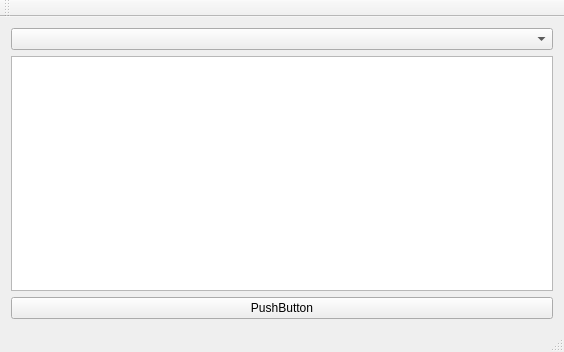
<?xml version="1.0" encoding="UTF-8"?>
<ui version="4.0">
 <class>MainWindow</class>
 <widget class="QMainWindow" name="MainWindow">
  <property name="geometry">
   <rect>
    <x>0</x>
    <y>0</y>
    <width>564</width>
    <height>352</height>
   </rect>
  </property>
  <property name="windowTitle">
   <string>MainWindow</string>
  </property>
  <widget class="QWidget" name="centralWidget">
   <layout class="QVBoxLayout" name="verticalLayout_2">
    <item>
     <layout class="QVBoxLayout" name="verticalLayout">
      <item>
       <widget class="QComboBox" name="comboBox"/>
      </item>
      <item>
       <widget class="QListWidget" name="listWidget"/>
      </item>
      <item>
       <widget class="QPushButton" name="pushButton">
        <property name="text">
         <string>PushButton</string>
        </property>
       </widget>
      </item>
     </layout>
    </item>
   </layout>
  </widget>
  <widget class="QMenuBar" name="menuBar">
   <property name="geometry">
    <rect>
     <x>0</x>
     <y>0</y>
     <width>564</width>
     <height>21</height>
    </rect>
   </property>
  </widget>
  <widget class="QToolBar" name="mainToolBar">
   <attribute name="toolBarArea">
    <enum>TopToolBarArea</enum>
   </attribute>
   <attribute name="toolBarBreak">
    <bool>false</bool>
   </attribute>
  </widget>
  <widget class="QStatusBar" name="statusBar"/>
 </widget>
 <layoutdefault spacing="6" margin="11"/>
 <resources/>
 <connections/>
</ui>
